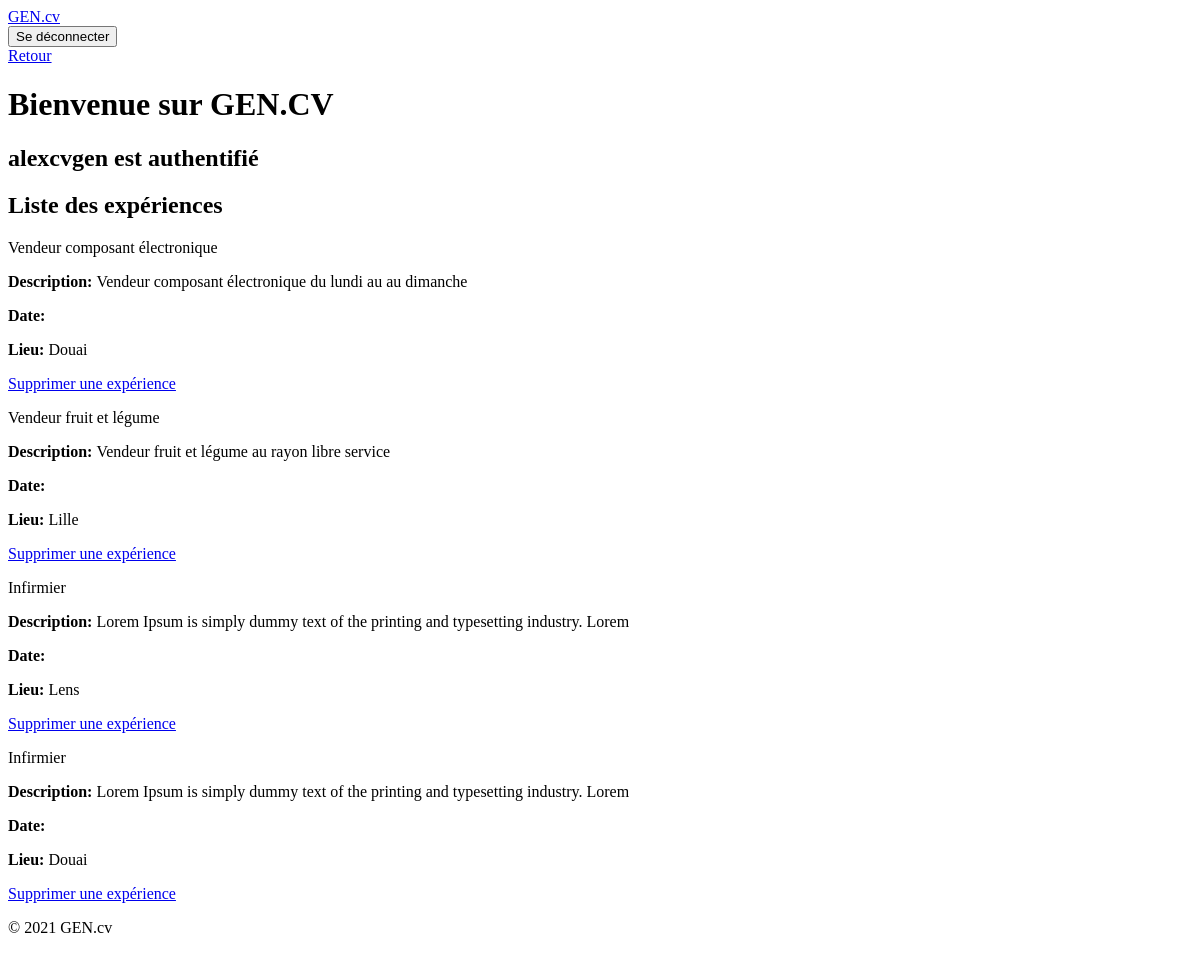
/experience_list/ (signed in), run on an earlier commit of the app's database.
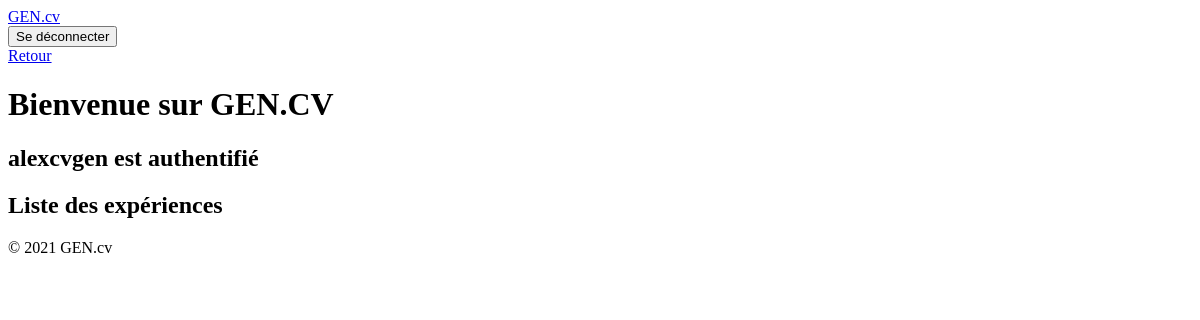
And on a later commit of the database.
### curriculum/models.py (models this page shows, shortened)
class Experience(models.Model):
    title_experience = models.CharField("titre de la l'expérience", max_length=120)
    description_experience = models.TextField("description de l'expérience")
    business = models.CharField("école ou entreprise", max_length=120, blank=True, null=True)
    start_date_of_experience = models.DateField("date de début de l'expérience", blank=True, null=True)
    end_date_of_experience = models.DateField("date de fin de l'expérience", blank=True, null=True)
    location_experience = models.CharField("lieu de l'expérience", max_length=100)
    info = models.ForeignKey(Info, on_delete=models.CASCADE, related_name='experience_info', null=True)
    class Meta:
        verbose_name = "Experience"
        verbose_name_plural = "Experiences"

### pages/views.py (the view, shortened to what this page needs)
# urls.py: path('experience_list/', ExperienceListView.as_view(), name='experience_list'),
class ExperienceListView(ListView):
    model = Experience
    template_name = "pages/experience_list.html"
    context_object_name = "experiences"
    def get_queryset(self):
        return Experience.objects.all()

### templates/pages/experience_list.html
{% extends "base.html" %}
{% load tailwind_filters %}
{% load crispy_forms_tags %}
{% block content %}
<div class='w-full flex justify-end mt-[500px] fixed '>
  <a
    class="btn btn-primary my-2 w-22 flex justify-end"
    href="#" onclick="window.history.back(); return false;">
    Retour
  </a>
</div>
<header class="container mx-auto m-6 flex flex-col justify-center items-center">
    <h1 class="font-bold text-4xl mt-4">Bienvenue sur GEN.CV</h1>
    {% if user.is_authenticated %}
        <h2 class="font-bold text-2xl mt-2">{{ user.username }} est authentifié</h2>
    {% endif %}
</header>
<main class="container mx-auto p-10">
  <section class="flex flex-col w-full h-full">
      <h1 class='text-4xl font-semibold flex flex-row justify-center items-center py-4'>Liste des expériences</h1>
      <div class="container mx-auto flex flex-col">
        {% for experience in experiences %}
        <div class='flex flex-row justify-center items-center w-full h-auto px-6 my-10 border-2 rounded-md p-2'>
          <div class='flex flex-col justify-center items-center w-full '>
          <p class='w-full text-2xl font-semibold'>{{ experience.title_experience }}</p>
          <p class='w-full text-xl'><strong>Description: </strong>{{experience.description_experience}}</p>
          <p class='w-full text-xl'><strong>Date: </strong>{{experience.date_experience}}</p>
          <p class='w-full text-xl'><strong>Lieu: </strong>{{experience.location_experience}}</p>
        </div>
          <a href="{% url 'pages:experience_delete' experience.pk %}" class="btn btn-primary w-44 mr-6">Supprimer une expérience</a>
        </div>
        {% endfor %}
      </div>
    </section>
</main>
{% endblock %}

What changed in the data, as far as the page shows it:
removed Experience: title_experience "Vendeur composant électronique", description_experience "Vendeur composant électronique du lundi au au dimanche", location_experience "Douai"
removed Experience: title_experience "Vendeur fruit et légume", description_experience "Vendeur fruit et légume au rayon libre service", location_experience "Lille"
removed Experience: title_experience "Infirmier", description_experience "Lorem Ipsum is simply dummy text of the printing and typesetting industry. Lorem", location_experience "Lens"
removed Experience: title_experience "Infirmier", description_experience "Lorem Ipsum is simply dummy text of the printing and typesetting industry. Lorem", location_experience "Douai"
